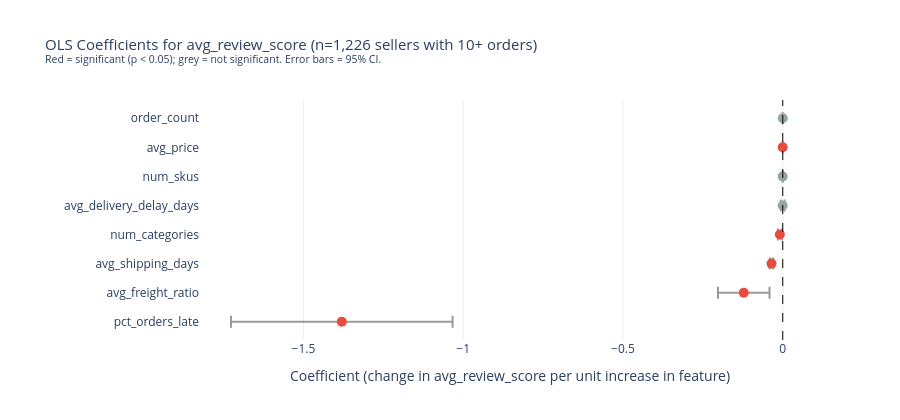

Write notebook code for a chart like this one.
### Code cell
# Forest plot of numeric coefficients with 95% CIs
sig_colors = ['#e74c3c' if s else '#95a5a6' for s in coef_table['significant']]

fig_coef = go.Figure()

fig_coef.add_trace(go.Scatter(
    x=coef_table['coef'],
    y=coef_table['feature'],
    mode='markers',
    marker=dict(size=10, color=sig_colors),
    error_x=dict(
        type='data',
        symmetric=False,
        array=(coef_table['ci_hi'] - coef_table['coef']).values,
        arrayminus=(coef_table['coef'] - coef_table['ci_lo']).values,
        color='rgba(0,0,0,0.4)',
        thickness=2,
        width=6,
    ),
    customdata=coef_table[['p','ci_lo','ci_hi']].values,
    hovertemplate='%{y}<br>Coef: %{x:.5f}<br>p: %{customdata[0]:.4f}<br>95% CI: [%{customdata[1]:.5f}, %{customdata[2]:.5f}]<extra></extra>'
))

fig_coef.add_vline(x=0, line_dash='dash', line_color='black', line_width=1)

fig_coef.update_layout(
    title=dict(
        text='OLS Coefficients for avg_review_score (n=1,226 sellers with 10+ orders)<br>'
             '<sup>Red = significant (p < 0.05); grey = not significant. Error bars = 95% CI.</sup>',
        font_size=15
    ),
    xaxis_title='Coefficient (change in avg_review_score per unit increase in feature)',
    yaxis_title='',
    plot_bgcolor='white', paper_bgcolor='white',
    xaxis=dict(gridcolor='#eee', zeroline=False),
    yaxis=dict(showgrid=False),
    height=420, margin=dict(t=100, l=200)
)

fig_coef.show()
print(f"Takeaway: Five features are significant predictors of review score: avg_shipping_days, "
      f"pct_orders_late, avg_price, avg_freight_ratio, and num_categories. "
      f"avg_delivery_delay_days and order_count are not significant when the other delivery metrics are controlled.")

### Figure 1 — Plotly figure (JSON) as saved in the notebook; plotly's stock layout.template omitted (floating-point values rounded to 4 significant figures)
{"data": [{"customdata": [[1.249e-14, -1.727, -1.033], [0.003047, -0.2027, -0.0414], [8.955e-33, -0.04069, -0.02948], [0.003937, -0.01538, -0.002938], [0.9315, -0.006228, 0.005705], [0.674, -0.0008543, 0.0005525], [0.02359, -0.0002237, -1.612e-05], [0.9768, -0.0001513, 0.0001559]], "error_x": {"array": [0.3467, 0.08066, 0.005603, 0.00622, 0.005967, 0.0007034, 0.0001038, 0.0001536], "arrayminus": [0.3467, 0.08066, 0.005603, 0.00622, 0.005967, 0.0007034, 0.0001038, 0.0001536], "color": "rgba(0,0,0,0.4)", "symmetric": false, "thickness": 2, "type": "data", "width": 6}, "hovertemplate": "%{y}<br>Coef: %{x:.5f}<br>p: %{customdata[0]:.4f}<br>95% CI: [%{customdata[1]:.5f}, %{customdata[2]:.5f}]<extra></extra>", "marker": {"color": ["#e74c3c", "#e74c3c", "#e74c3c", "#e74c3c", "#95a5a6", "#95a5a6", "#e74c3c", "#95a5a6"], "size": 10}, "mode": "markers", "type": "scatter", "x": [-1.38, -0.1221, -0.03509, -0.009158, -0.0002616, -0.0001509, -0.0001199, 2.273e-06], "y": ["pct_orders_late", "avg_freight_ratio", "avg_shipping_days", "num_categories", "avg_delivery_delay_days", "num_skus", "avg_price", "order_count"]}], "layout": {"height": 420, "margin": {"l": 200, "t": 100}, "paper_bgcolor": "white", "plot_bgcolor": "white", "shapes": [{"line": {"color": "black", "dash": "dash", "width": 1}, "type": "line", "x0": 0, "x1": 0, "xref": "x", "y0": 0, "y1": 1, "yref": "y domain"}], "title": {"font": {"size": 15}, "text": "OLS Coefficients for avg_review_score (n=1,226 sellers with 10+ orders)<br><sup>Red = significant (p < 0.05); grey = not significant. Error bars = 95% CI.</sup>"}, "xaxis": {"gridcolor": "#eee", "title": {"text": "Coefficient (change in avg_review_score per unit increase in feature)"}, "zeroline": false}, "yaxis": {"showgrid": false, "title": {"text": ""}}}}
